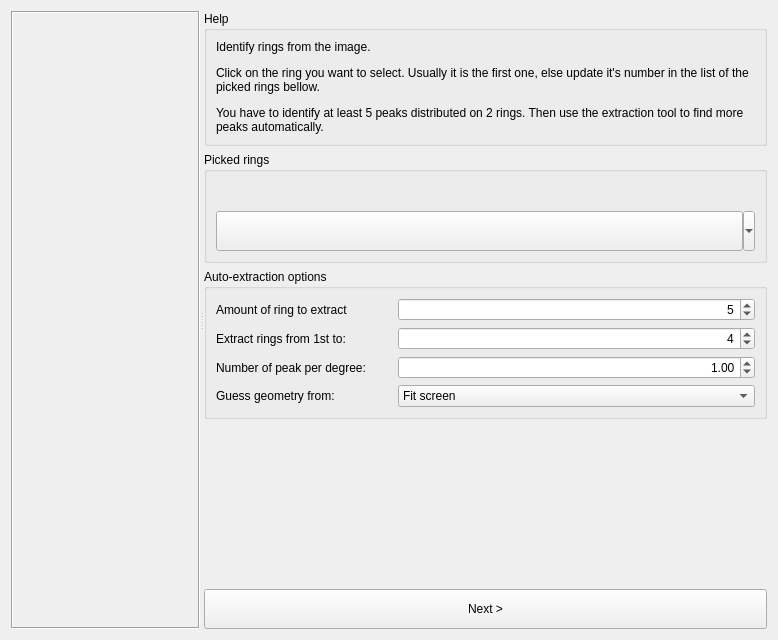
<?xml version="1.0" encoding="UTF-8"?>
<ui version="4.0">
 <class>Form</class>
 <widget class="QWidget" name="Form">
  <property name="geometry">
   <rect>
    <x>0</x>
    <y>0</y>
    <width>778</width>
    <height>640</height>
   </rect>
  </property>
  <property name="windowTitle">
   <string>Peak picking</string>
  </property>
  <layout class="QHBoxLayout" name="horizontalLayout">
   <item>
    <widget class="QSplitter" name="splitter">
     <property name="orientation">
      <enum>Qt::Horizontal</enum>
     </property>
     <widget class="QFrame" name="_plotHolder">
      <property name="frameShape">
       <enum>QFrame::Box</enum>
      </property>
      <property name="frameShadow">
       <enum>QFrame::Sunken</enum>
      </property>
      <property name="lineWidth">
       <number>1</number>
      </property>
     </widget>
     <widget class="QWidget" name="widget" native="true">
      <layout class="QVBoxLayout" name="verticalLayout_3" stretch="0,0,0,0,0">
       <property name="leftMargin">
        <number>0</number>
       </property>
       <property name="topMargin">
        <number>0</number>
       </property>
       <property name="rightMargin">
        <number>0</number>
       </property>
       <property name="bottomMargin">
        <number>0</number>
       </property>
       <item>
        <widget class="QGroupBox" name="groupBox_8">
         <property name="sizePolicy">
          <sizepolicy hsizetype="Preferred" vsizetype="Fixed">
           <horstretch>0</horstretch>
           <verstretch>0</verstretch>
          </sizepolicy>
         </property>
         <property name="title">
          <string>Help</string>
         </property>
         <layout class="QVBoxLayout" name="verticalLayout_12">
          <item>
           <widget class="QLabel" name="label_40">
            <property name="text">
             <string>&lt;html&gt;&lt;head/&gt;&lt;body&gt;&lt;p&gt;Identify rings from the image.&lt;/p&gt;&lt;p&gt;Click on the ring you want to select. Usually it is the first one, else update it's number in the list of the picked rings bellow.&lt;/p&gt;&lt;p&gt;You have to identify at least 5 peaks distributed on 2 rings. Then use the extraction tool to find more peaks automatically.&lt;/p&gt;&lt;/body&gt;&lt;/html&gt;</string>
            </property>
            <property name="wordWrap">
             <bool>true</bool>
            </property>
           </widget>
          </item>
         </layout>
        </widget>
       </item>
       <item>
        <widget class="QGroupBox" name="groupBox_7">
         <property name="title">
          <string>Picked rings</string>
         </property>
         <layout class="QVBoxLayout" name="verticalLayout_4">
          <item>
           <layout class="QVBoxLayout" name="verticalLayout">
            <item>
             <widget class="QWidget" name="_ringToolBarHolder" native="true"/>
            </item>
            <item>
             <widget class="QWidget" name="_peakSelectionDummy" native="true">
              <layout class="QVBoxLayout" name="verticalLayout_2"/>
             </widget>
            </item>
           </layout>
          </item>
          <item>
           <widget class="ChoiceToolButton" name="_extract">
            <property name="sizePolicy">
             <sizepolicy hsizetype="MinimumExpanding" vsizetype="Fixed">
              <horstretch>0</horstretch>
              <verstretch>0</verstretch>
             </sizepolicy>
            </property>
            <property name="minimumSize">
             <size>
              <width>0</width>
              <height>40</height>
             </size>
            </property>
            <property name="popupMode">
             <enum>QToolButton::MenuButtonPopup</enum>
            </property>
            <property name="toolButtonStyle">
             <enum>Qt::ToolButtonTextBesideIcon</enum>
            </property>
            <property name="arrowType">
             <enum>Qt::NoArrow</enum>
            </property>
           </widget>
          </item>
         </layout>
        </widget>
       </item>
       <item>
        <widget class="QGroupBox" name="groupBox_14">
         <property name="title">
          <string>Auto-extraction options</string>
         </property>
         <layout class="QGridLayout" name="gridLayout_10">
          <item row="1" column="1" colspan="2">
           <widget class="QSpinBox" name="_maxRingToExtract">
            <property name="alignment">
             <set>Qt::AlignRight|Qt::AlignTrailing|Qt::AlignVCenter</set>
            </property>
            <property name="minimum">
             <number>1</number>
            </property>
            <property name="maximum">
             <number>999</number>
            </property>
            <property name="value">
             <number>4</number>
            </property>
           </widget>
          </item>
          <item row="4" column="0">
           <widget class="QLabel" name="label">
            <property name="text">
             <string>Guess geometry from:</string>
            </property>
           </widget>
          </item>
          <item row="1" column="0">
           <widget class="QLabel" name="_maxRingToExtractTitle">
            <property name="text">
             <string>Extract rings from 1st to:</string>
            </property>
            <property name="buddy">
             <cstring>_maxRingToExtract</cstring>
            </property>
           </widget>
          </item>
          <item row="3" column="0">
           <widget class="QLabel" name="label_104">
            <property name="text">
             <string>Number of peak per degree:</string>
            </property>
            <property name="buddy">
             <cstring>_maxRingToExtract</cstring>
            </property>
           </widget>
          </item>
          <item row="4" column="1" colspan="2">
           <widget class="QComboBox" name="_geometrySource">
            <property name="currentIndex">
             <number>1</number>
            </property>
            <item>
             <property name="text">
              <string>Control points</string>
             </property>
            </item>
            <item>
             <property name="text">
              <string>Fit screen</string>
             </property>
            </item>
           </widget>
          </item>
          <item row="3" column="1" colspan="2">
           <widget class="QDoubleSpinBox" name="_numberOfPeakPerDegree">
            <property name="alignment">
             <set>Qt::AlignRight|Qt::AlignTrailing|Qt::AlignVCenter</set>
            </property>
            <property name="value">
             <double>1.000000000000000</double>
            </property>
           </widget>
          </item>
          <item row="0" column="0">
           <widget class="QLabel" name="_moreRingToExtractTitle">
            <property name="text">
             <string>Amount of ring to extract</string>
            </property>
            <property name="buddy">
             <cstring>_maxRingToExtract</cstring>
            </property>
           </widget>
          </item>
          <item row="0" column="1" colspan="2">
           <widget class="QSpinBox" name="_moreRingToExtract">
            <property name="alignment">
             <set>Qt::AlignRight|Qt::AlignTrailing|Qt::AlignVCenter</set>
            </property>
            <property name="minimum">
             <number>1</number>
            </property>
            <property name="maximum">
             <number>999</number>
            </property>
            <property name="value">
             <number>5</number>
            </property>
           </widget>
          </item>
         </layout>
        </widget>
       </item>
       <item>
        <spacer name="verticalSpacer">
         <property name="orientation">
          <enum>Qt::Vertical</enum>
         </property>
         <property name="sizeType">
          <enum>QSizePolicy::Expanding</enum>
         </property>
         <property name="sizeHint" stdset="0">
          <size>
           <width>20</width>
           <height>40</height>
          </size>
         </property>
        </spacer>
       </item>
       <item>
        <widget class="QPushButton" name="_nextStep">
         <property name="minimumSize">
          <size>
           <width>0</width>
           <height>40</height>
          </size>
         </property>
         <property name="text">
          <string>Next &gt;</string>
         </property>
        </widget>
       </item>
      </layout>
     </widget>
    </widget>
   </item>
  </layout>
 </widget>
 <customwidgets>
  <customwidget>
   <class>ChoiceToolButton</class>
   <extends>QToolButton</extends>
   <header>pyFAI.gui.widgets.ChoiceToolButton</header>
  </customwidget>
 </customwidgets>
 <tabstops>
  <tabstop>_extract</tabstop>
  <tabstop>_moreRingToExtract</tabstop>
  <tabstop>_maxRingToExtract</tabstop>
  <tabstop>_numberOfPeakPerDegree</tabstop>
  <tabstop>_geometrySource</tabstop>
  <tabstop>_nextStep</tabstop>
 </tabstops>
 <resources/>
 <connections/>
</ui>
